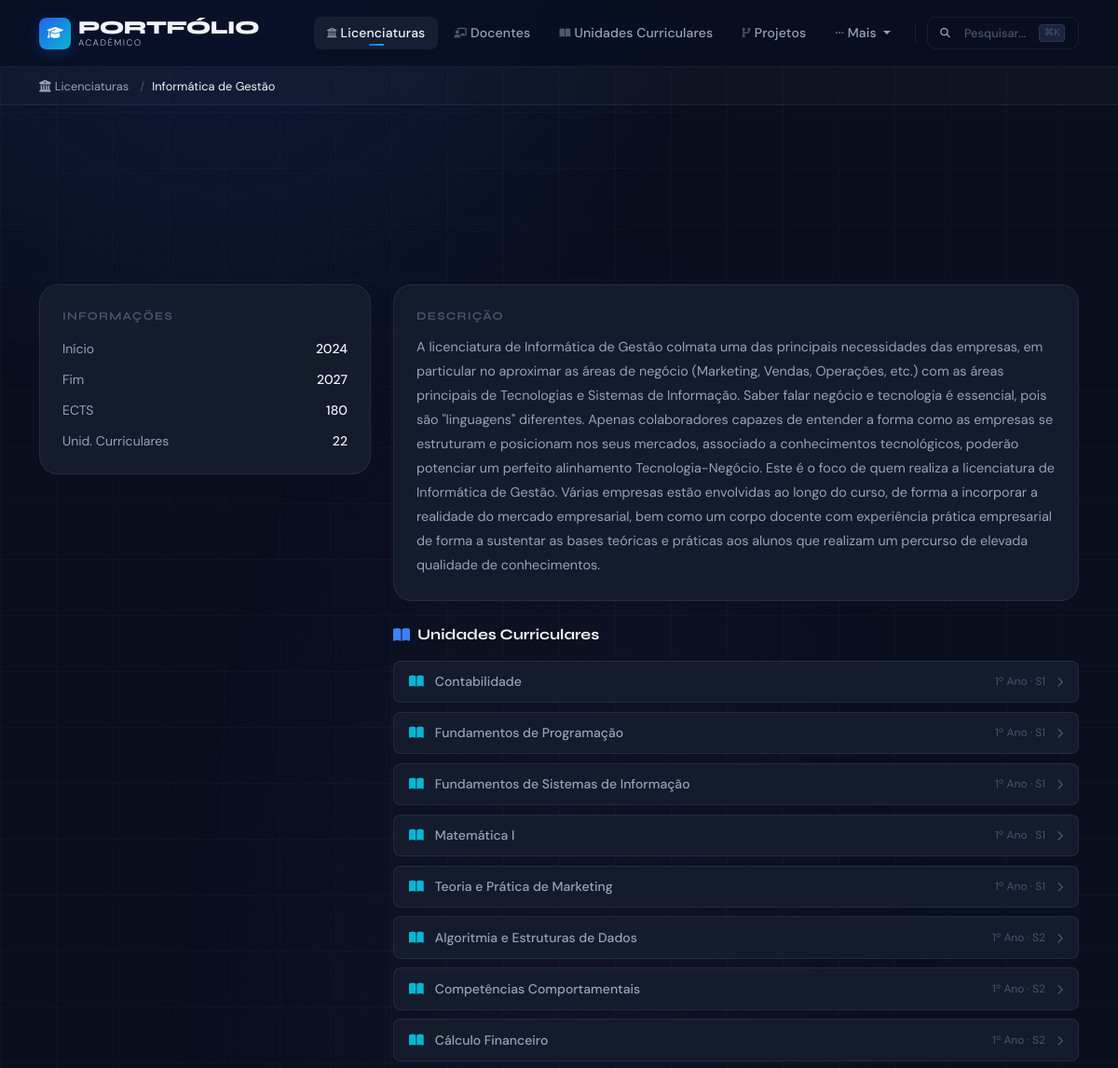
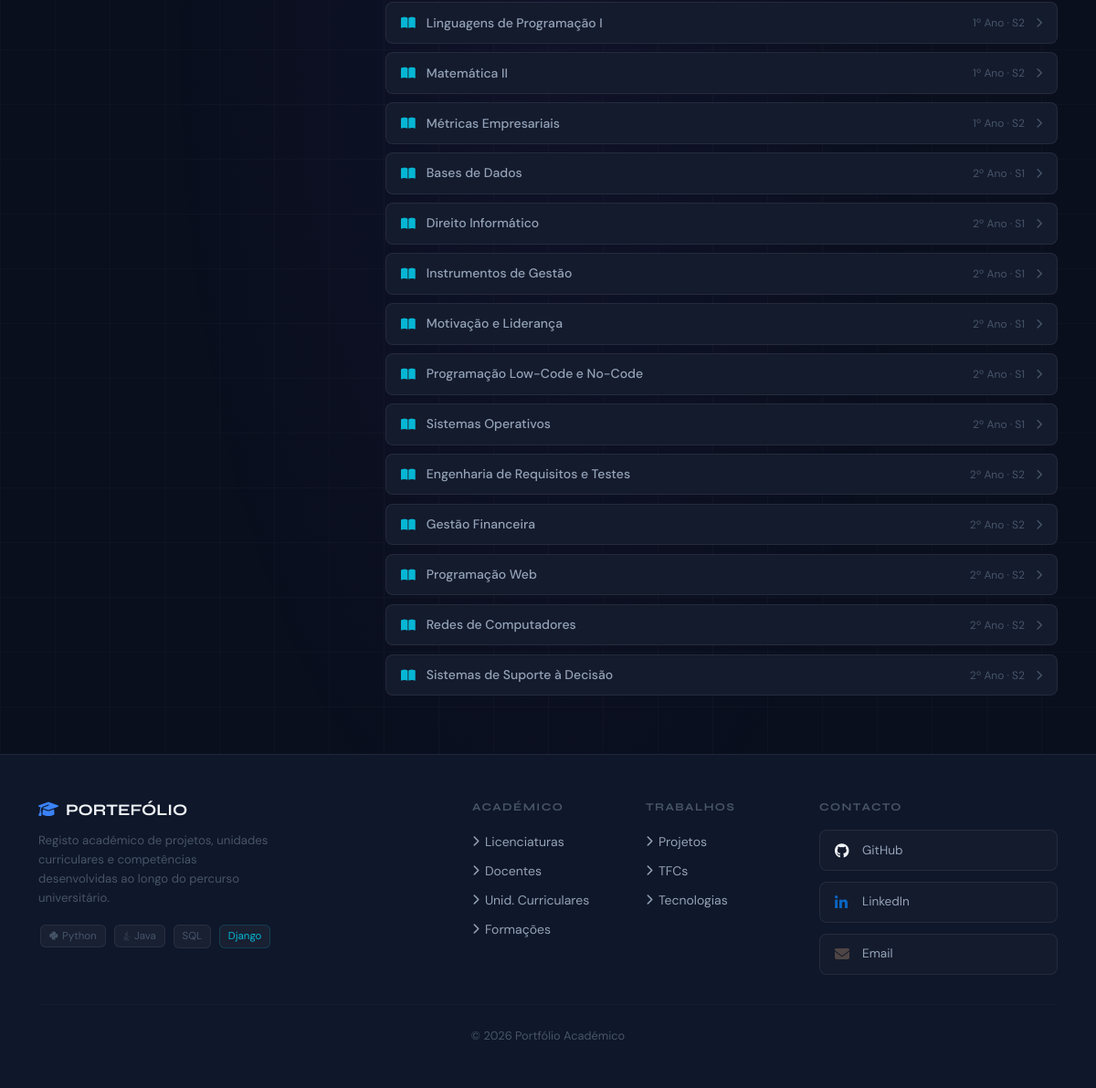
Page /portfolio/licenciaturas/2/ on the committed database (2 pictures, top to bottom).
### portfolio/models.py (models this page shows, shortened)
class Licenciatura(models.Model):
    nome = models.CharField(max_length=200)
    regime = models.CharField(max_length=100, blank=True)
    ano_inicio = models.IntegerField()
    ano_fim = models.IntegerField(null=True, blank=True)
    ects = models.IntegerField(null=True, blank=True)
    descricao = models.TextField(blank=True)
    class Meta:
        verbose_name_plural = "Licenciaturas"

class UnidadeCurricular(models.Model):
    nome = models.CharField(max_length=200)
    apresentacao = models.TextField(blank=True)
    semestre = models.IntegerField()
    ano_curricular = models.IntegerField()
    ects = models.IntegerField(null=True, blank=True)
    cod_curso = models.IntegerField(null=True, blank=True)
    cod_uc = models.IntegerField(null=True, blank=True)
    licenciatura = models.ForeignKey(
        Licenciatura, on_delete=models.CASCADE, related_name="ucs"
    )
    docentes = models.ManyToManyField(
        Docente, blank=True, related_name="ucs"
    )
    objetivos = models.TextField(blank=True)
    programa = models.TextField(blank=True)
    metodologia = models.TextField(blank=True)
    bibliografia = models.TextField(blank=True)
    natureza = models.CharField(max_length=50, blank=True)
    class Meta:
        verbose_name_plural = "Unidades Curriculares"
        ordering = ["ano_curricular", "semestre", "nome"]

### portfolio/views.py (the view)
# urls.py: path('licenciaturas/<int:lic_id>/', views.licenciaturas_detail_view, name='licenciaturas_detail'),
def licenciaturas_detail_view(request, lic_id):
    return render(request, 'portfolio/licenciaturas_detail.html', {'licenciatura': get_object_or_404(Licenciatura, id=lic_id)})

### portfolio/templates/portfolio/licenciaturas_detail.html (shortened to what this page needs)
{% extends "portfolio/base.html" %}
{% block nav_licenciaturas %}active{% endblock %}
{% block breadcrumbs %}
<div class="breadcrumb-bar">
    <div class="container">
        <nav class="breadcrumb">
            <span class="breadcrumb-item"><a href="{% url 'licenciaturas' %}"><i class="fas fa-university me-1"></i>Licenciaturas</a></span>
            <span class="breadcrumb-item active">{{ licenciatura.nome }}</span>
        </nav>
    </div>
</div>
{% endblock %}
{% block content %}
<div class="row g-4">
    <div class="col-lg-4">
        <div style="background:var(--sf);border:1px solid var(--bd);border-radius:var(--rl);padding:1.5rem;margin-bottom:1rem;">
            <div style="font-family:var(--fd);font-weight:700;font-size:.75rem;text-transform:uppercase;letter-spacing:.1em;color:var(--tm);margin-bottom:1rem;">Informações</div>
            <div style="display:flex;flex-direction:column;gap:.75rem;">
                {% if licenciatura.ano_inicio %}
                <div style="display:flex;justify-content:space-between;font-size:.875rem;">
                    <span style="color:var(--ts);">Início</span>
                    <span style="color:var(--tp);font-weight:500;">{{ licenciatura.ano_inicio }}</span>
                </div>
                {% endif %}
                {% if licenciatura.ano_fim %}
                <div style="display:flex;justify-content:space-between;font-size:.875rem;">
                    <span style="color:var(--ts);">Fim</span>
                    <span style="color:var(--tp);font-weight:500;">{{ licenciatura.ano_fim }}</span>
                </div>
                {% endif %}
                {% if licenciatura.ects %}
                <div style="display:flex;justify-content:space-between;font-size:.875rem;">
                    <span style="color:var(--ts);">ECTS</span>
                    <span style="color:var(--tp);font-weight:500;">{{ licenciatura.ects }}</span>
                </div>
                {% endif %}
                <div style="display:flex;justify-content:space-between;font-size:.875rem;">
                    <span style="color:var(--ts);">Unid. Curriculares</span>
                    <span style="color:var(--tp);font-weight:500;">{{ licenciatura.ucs.count }}</span>
                </div>
            </div>
        </div>
    </div>
    <div class="col-lg-8">
        {% if licenciatura.descricao %}
        <div style="background:var(--sf);border:1px solid var(--bd);border-radius:var(--rl);padding:1.5rem;margin-bottom:1.5rem;">
            <div style="font-family:var(--fd);font-weight:700;font-size:.75rem;text-transform:uppercase;letter-spacing:.1em;color:var(--tm);margin-bottom:.75rem;">Descrição</div>
            <p style="color:var(--ts);font-size:.9rem;line-height:1.8;margin:0;">{{ licenciatura.descricao }}</p>
        </div>
        {% endif %}
        {% if licenciatura.ucs.all %}
        <div style="font-family:var(--fd);font-weight:700;font-size:1rem;margin-bottom:1rem;display:flex;align-items:center;gap:.5rem;">
            <i class="fas fa-book-open" style="color:var(--pri-l);"></i>Unidades Curriculares
        </div>
        <div style="display:flex;flex-direction:column;gap:.6rem;">
            {% for uc in licenciatura.ucs.all %}
            <a href="{% url 'uc_detail' uc.id %}"
               style="display:flex;align-items:center;gap:.75rem;background:var(--sf);border:1px solid var(--bd);border-radius:8px;padding:.7rem 1rem;text-decoration:none;color:var(--ts);font-size:.875rem;transition:var(--tr);"
               onmouseover="this.style.borderColor='rgba(37,99,235,.4)';this.style.color='var(--tp)'"
               onmouseout="this.style.borderColor='rgba(255,255,255,.07)';this.style.color='var(--ts)'">
                <i class="fas fa-book-open" style="color:var(--acc);flex-shrink:0;"></i>
                <span style="flex:1;font-weight:500;">{{ uc.nome }}</span>
                <span style="font-size:.75rem;color:var(--tm);">{{ uc.ano_curricular }}º Ano · S{{ uc.semestre }}</span>
                <i class="fas fa-chevron-right" style="color:var(--tm);font-size:.7rem;"></i>
            </a>
            {% endfor %}
        </div>
        {% endif %}
    </div>
</div>
{% endblock %}

### portfolio/templates/portfolio/base.html (style rules this page uses)
:root { --pri: #2563eb; --pri-l: #3b82f6; --pri-g: rgba(37,99,235,.25); --acc: #06b6d4; --acc2: #8b5cf6; --dk: #0a0f1e; --dk2: #0f172a; --dk3: #1e293b; --sf: #141b2d; --sf2: #1a2440; --bd: rgba(255,255,255,.07); --tp: #f1f5f9; --ts: #94a3b8; --tm: #475569; --fd: 'Syne',sans-serif; --fb: 'DM Sans',sans-serif; --r: 12px; --rl: 20px; --glow: 0 0 40px rgba(37,99,235,.15); --tr: all .3s cubic-bezier(.4,0,.2,1); }
*,*::before,*::after { box-sizing:border-box; margin:0; padding:0; }
html { scroll-behavior:smooth; }
body { font-family:var(--fb); background:var(--dk); color:var(--tp); display:flex; flex-direction:column; min-height:100vh; overflow-x:hidden; }
body::before { content:''; position:fixed; inset:0; pointer-events:none; z-index:0; background: radial-gradient(ellipse 80% 50% at 20% -10%,rgba(37,99,235,.18) 0%,transparent 60%), radial-gradient(ellipse 60% 40% at 80% 110%,rgba(6,182,212,.12) 0%,transparent 55%), radial-gradient(ellipse 50% 60% at 50% 50%,rgba(139,92,246,.05) 0%,transparent 70%); }
body::after { content:''; position:fixed; inset:0; pointer-events:none; z-index:0; background-image:linear-gradient(rgba(255,255,255,.02) 1px,transparent 1px),linear-gradient(90deg,rgba(255,255,255,.02) 1px,transparent 1px); background-size:60px 60px; }
nav,main,footer { position:relative; z-index:1; }
.breadcrumb-bar { background:rgba(255,255,255,.02); border-bottom:1px solid var(--bd); padding:.65rem 0; }
.breadcrumb { margin:0; font-size:.8rem; display:flex; align-items:center; gap:.25rem; }
.breadcrumb-item { color:var(--tm); }
.breadcrumb-item a { color:var(--ts); text-decoration:none; transition:color .2s; }
.breadcrumb-item.active { color:var(--tp); }
.breadcrumb-item+.breadcrumb-item::before { content:'/'; color:var(--tm); }
a { color:var(--pri-l); }

### rows in the picture
Licenciatura: nome "Informática de Gestão", ano_inicio "2024", ano_fim "2027", ects "180", ucs.count "22", descricao "A licenciatura de Informática de Gestão colmata uma das principais necessidades das empresas, em particular no aproximar as áreas de negócio (Marketing, Vendas, Operações, etc.) com as áreas principais de Tecnologias e Sistemas de Informação. Saber falar negócio e tecnologia é essencial, pois são \"linguagens\" diferentes. Apenas colaboradores capazes de entender a forma como as empresas se estruturam e posicionam nos seus mercados, associado a conhecimentos tecnológicos, poderão potenciar um perfeito alinhamento Tecnologia-Negócio. Este é o foco de quem realiza a licenciatura de Informática de Gestão. Várias empresas estão envolvidas ao longo do curso, de forma a incorporar a realidade do…"
UnidadeCurricular: nome "Contabilidade", ano_curricular "1", semestre "1"
UnidadeCurricular: nome "Fundamentos de Programação", ano_curricular "1", semestre "1"
UnidadeCurricular: nome "Fundamentos de Sistemas de Informação", ano_curricular "1", semestre "1"
UnidadeCurricular: nome "Matemática I", ano_curricular "1", semestre "1"
UnidadeCurricular: nome "Teoria e Prática de Marketing", ano_curricular "1", semestre "1"
UnidadeCurricular: nome "Algoritmia e Estruturas de Dados", ano_curricular "1", semestre "2"
UnidadeCurricular: nome "Competências Comportamentais", ano_curricular "1", semestre "2"
UnidadeCurricular: nome "Cálculo Financeiro", ano_curricular "1", semestre "2"
UnidadeCurricular: nome "Linguagens de Programação I", ano_curricular "1", semestre "2"
UnidadeCurricular: nome "Matemática II", ano_curricular "1", semestre "2"
UnidadeCurricular: nome "Métricas Empresariais", ano_curricular "1", semestre "2"
UnidadeCurricular: nome "Bases de Dados", ano_curricular "2", semestre "1"
UnidadeCurricular: nome "Direito Informático", ano_curricular "2", semestre "1"
UnidadeCurricular: nome "Instrumentos de Gestão", ano_curricular "2", semestre "1"
UnidadeCurricular: nome "Motivação e Liderança", ano_curricular "2", semestre "1"
UnidadeCurricular: nome "Programação Low-Code e No-Code", ano_curricular "2", semestre "1"
UnidadeCurricular: nome "Sistemas Operativos", ano_curricular "2", semestre "1"
UnidadeCurricular: nome "Engenharia de Requisitos e Testes", ano_curricular "2", semestre "2"
UnidadeCurricular: nome "Gestão Financeira", ano_curricular "2", semestre "2"
UnidadeCurricular: nome "Programação Web", ano_curricular "2", semestre "2"
UnidadeCurricular: nome "Redes de Computadores", ano_curricular "2", semestre "2"
UnidadeCurricular: nome "Sistemas de Suporte à Decisão", ano_curricular "2", semestre "2"
